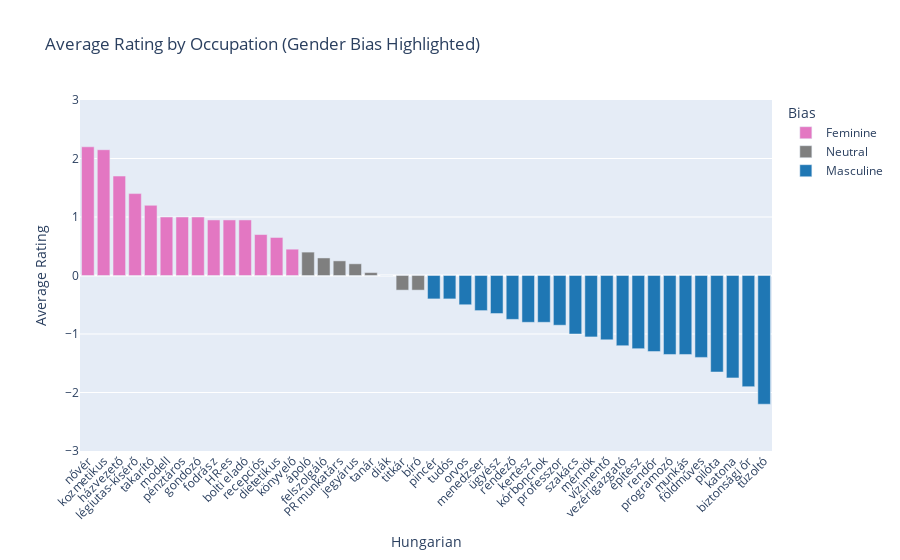

Notebook code cell kept with this figure:
### Markdown cell above
### Plot

### Code cell
# Plot the Hungarian data
# Remove Age and Gender rows
df_hu_plot = df_hu[~df_hu['hu'].isin(['Age', 'Gender', 'Mean Rating'])]

# Add a color column based on rating sign: feminine (rating > 0), masculine (rating < 0), neutral (rating == 0)
df_hu_plot['bias'] = df_hu_plot['hu_mean'].apply(
    lambda x: 'Feminine' if x > mean_max else ('Masculine' if x < mean_min else 'Neutral')
)

color_map = {
    'Feminine': '#e377c2',   # pinkish
    'Masculine': '#1f77b4',  # blue
    'Neutral': '#7f7f7f'     # gray
}

fig = px.bar(
    df_hu_plot,
    x='hu',
    y='hu_mean',
    color='bias',
    color_discrete_map = color_map,
    title='Average Rating by Occupation (Gender Bias Highlighted)',
    labels={'hu': 'Hungarian', 'en': 'English', 'bias': 'Bias', 'hu_mean': 'Rating',},
    hover_data=['zh', 'en', 'hu_mean']
)
fig.update_layout(
    xaxis_tickangle=-45,
    yaxis=dict(
        range=[-3, 3],
        tickvals=[-3, -2, -1, 0, 1, 2, 3],
        title='Average Rating'
    )
)
fig.show()

# Save this as a html file
fig.write_html('occupations_hu.html')

# Save this as an image
fig.write_image('occupations_hu.png', scale=2, width=1000, height=500)

### Figure 1 — Plotly figure (JSON) as saved in the notebook; plotly's stock layout.template omitted (floating-point values rounded to 4 significant figures)
{"data": [{"customdata": [["护士", "nurse"], ["美容师", "beautician"], ["家政员", "housekeeper"], ["乘务员", "flight attendant"], ["保洁", "cleaner"], ["模特", "model"], ["收银员", "cashier"], ["护工", "caretaker"], ["理发师", "hairdresser"], ["人力資源", "HR specialist"], ["导购员", "shop assistant"], ["前台", "receptionist"], ["营养师", "dietitian"], ["会计", "accountant"]], "hovertemplate": "Bias=Feminine<br>Hungarian=%{x}<br>Rating=%{y}<br>zh=%{customdata[0]}<br>English=%{customdata[1]}<extra></extra>", "legendgroup": "Feminine", "marker": {"color": "#e377c2", "pattern": {"shape": ""}}, "name": "Feminine", "orientation": "v", "showlegend": true, "textposition": "auto", "type": "bar", "x": ["nővér", "kozmetikus", "házvezető", "légiutas-kísérő", "takarító", "modell", "pénztáros", "gondozó", "fodrász", "HR-es", "bolti eladó", "recepciós", "dietetikus", "könyvelő"], "xaxis": "x", "y": [2.2, 2.15, 1.7, 1.4, 1.2, 1.0, 1.0, 1.0, 0.95, 0.95, 0.95, 0.7, 0.65, 0.45], "yaxis": "y"}, {"customdata": [["护士 (男)", "(male) nurse"], ["服务员*", "waiter*"], ["公关", "PR specialist"], ["售票员", "ticketseller"], ["教师", "teacher"], ["學生", "student"], ["秘书", "secretary"], ["法官", "judge"]], "hovertemplate": "Bias=Neutral<br>Hungarian=%{x}<br>Rating=%{y}<br>zh=%{customdata[0]}<br>English=%{customdata[1]}<extra></extra>", "legendgroup": "Neutral", "marker": {"color": "#7f7f7f", "pattern": {"shape": ""}}, "name": "Neutral", "orientation": "v", "showlegend": true, "textposition": "auto", "type": "bar", "x": ["ápoló", "felszolgáló", "PR munkatárs", "jegyárus", "tanár", "diák", "titkár", "bíró"], "xaxis": "x", "y": [0.4, 0.3, 0.25, 0.2, 0.05, 0.0, -0.25, -0.25], "yaxis": "y"}, {"customdata": [["服务员", "waiter"], ["科学家", "scientist"], ["医生", "doctor"], ["高管", "manager"], ["检察官", "prosecutor"], ["导演", "director"], ["園丁", "gardener"], ["法医", "pathologist"], ["教授", "professor"], ["厨师", "chef"], ["工程师", "engineer"], ["救生员", "lifeguard"], ["董事长", "CEO"], ["建筑师", "architect"], ["警察", "police officer"], ["程序员", "programmer"], ["工人", "worker"], ["農民", "farmer"], ["機長", "pilot"], ["军人", "soldier"], ["保安", "security guard"], ["消防员", "firefighter"]], "hovertemplate": "Bias=Masculine<br>Hungarian=%{x}<br>Rating=%{y}<br>zh=%{customdata[0]}<br>English=%{customdata[1]}<extra></extra>", "legendgroup": "Masculine", "marker": {"color": "#1f77b4", "pattern": {"shape": ""}}, "name": "Masculine", "orientation": "v", "showlegend": true, "textposition": "auto", "type": "bar", "x": ["pincér", "tudós", "orvos", "menedzser", "ügyész", "rendező", "kertész", "kórboncnok", "professzor", "szakács", "mérnök", "vízimentő", "vezérigazgató", "építész", "rendőr", "programozó", "munkás", "földműves", "pilóta", "katona", "biztonsági őr", "tűzoltó"], "xaxis": "x", "y": [-0.4, -0.4, -0.5, -0.6, -0.65, -0.75, -0.8, -0.8, -0.85, -1.0, -1.05, -1.1, -1.2, -1.25, -1.3, -1.35, -1.35, -1.4, -1.65, -1.75, -1.9, -2.2], "yaxis": "y"}], "layout": {"barmode": "relative", "legend": {"title": {"text": "Bias"}, "tracegroupgap": 0}, "title": {"text": "Average Rating by Occupation (Gender Bias Highlighted)"}, "xaxis": {"anchor": "y", "domain": [0, 1], "tickangle": -45, "title": {"text": "Hungarian"}}, "yaxis": {"anchor": "x", "domain": [0, 1], "range": [-3, 3], "tickvals": [-3, -2, -1, 0, 1, 2, 3], "title": {"text": "Average Rating"}}}}
